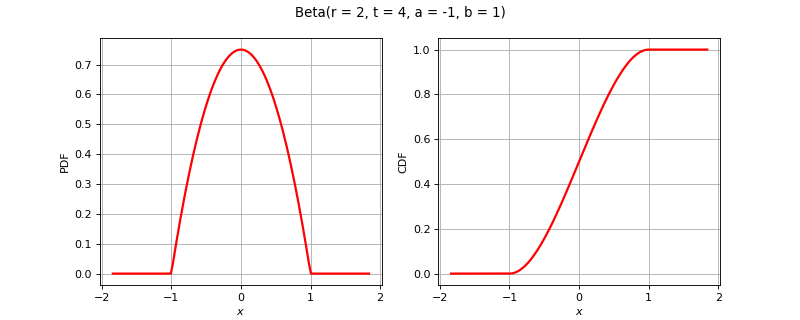

This chart was generated by the following Python code:
import openturns as ot
from matplotlib import pyplot as plt
from openturns.viewer import View
if ot.Beta().__class__.__name__ == 'ComposedDistribution':
    correlation = ot.CorrelationMatrix(2)
    correlation[1, 0] = 0.25
    aCopula = ot.NormalCopula(correlation)
    marginals = [ot.Normal(1.0, 2.0), ot.Normal(2.0, 3.0)]
    distribution = ot.ComposedDistribution(marginals, aCopula)
elif ot.Beta().__class__.__name__ == 'CumulativeDistributionNetwork':
    distribution = ot.CumulativeDistributionNetwork([ot.Normal(2),ot.Dirichlet([0.5, 1.0, 1.5])], ot.BipartiteGraph([[0,1], [0,1]]))
elif ot.Beta().__class__.__name__ == 'Histogram':
    distribution = ot.Histogram([-1.0, 0.5, 1.0, 2.0], [0.45, 0.4, 0.15])
else:
    distribution = ot.Beta()
dimension = distribution.getDimension()
if dimension == 1:
    distribution.setDescription(['$x$'])
    pdf_graph = distribution.drawPDF()
    cdf_graph = distribution.drawCDF()
    fig = plt.figure(figsize=(10, 4))
    plt.suptitle(str(distribution))
    pdf_axis = fig.add_subplot(121)
    cdf_axis = fig.add_subplot(122)
    View(pdf_graph, figure=fig, axes=[pdf_axis], add_legend=False)
    View(cdf_graph, figure=fig, axes=[cdf_axis], add_legend=False)
elif dimension == 2:
    distribution.setDescription(['$x_1$', '$x_2$'])
    pdf_graph = distribution.drawPDF()
    fig = plt.figure(figsize=(10, 5))
    plt.suptitle(str(distribution))
    pdf_axis = fig.add_subplot(111)
    View(pdf_graph, figure=fig, axes=[pdf_axis], add_legend=False, square_axes=True)
